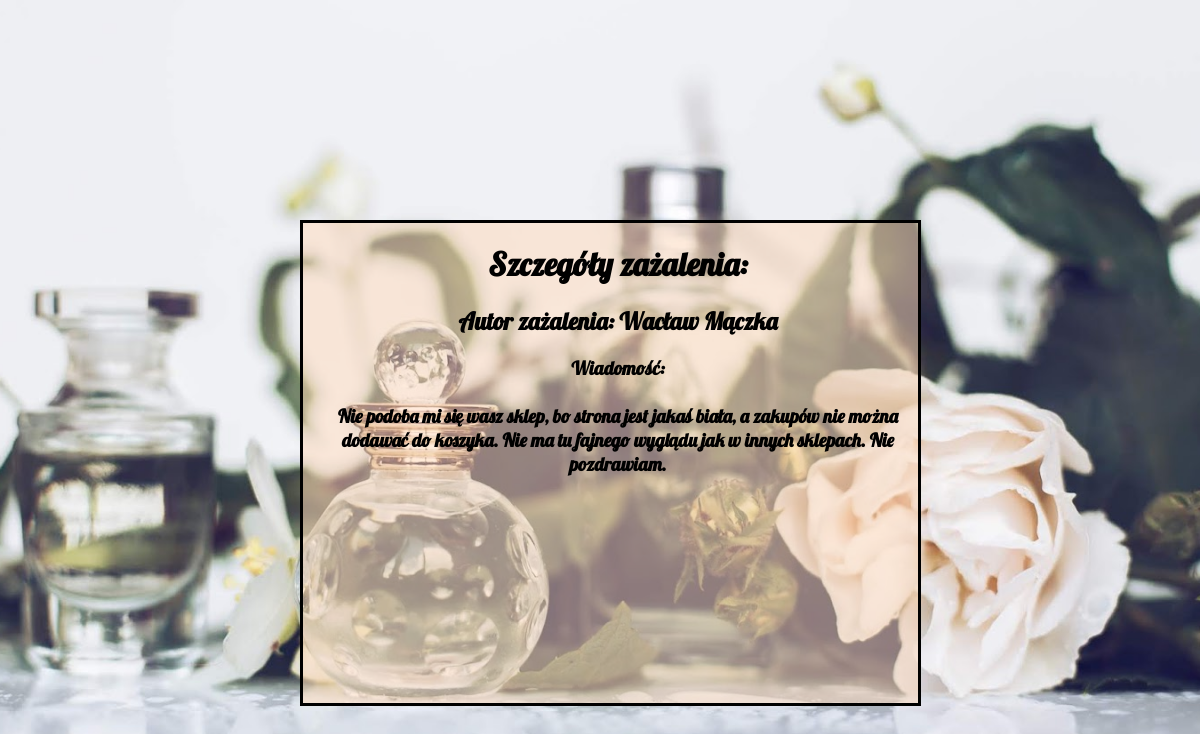
The app's page /complaint/1 with its own data.
### sklep/models.py (models this page shows, shortened)
class Complaint(models.Model):
    name = models.CharField(max_length=50)
    message = models.CharField(max_length=500)

### sklep/views.py (the view)
# urls.py: path("complaint/<int:complaint_id>",views.complaint_details),
def complaint_details(request, complaint_id):
    complaint = Complaint.objects.get(id=complaint_id)
    context = {"complaint": complaint}
    return render(request,
                  "sklep/complaint_details.html",
                  context
                  )

### sklep/templates/sklep/complaint_details.html (shortened to what this page needs)
{% extends "sklep/base.html" %}
    {% block content %}
    <h1>Szczegóły zażalenia:</h1>
    <h2>
        Autor zażalenia: {{complaint.name}}
    </h2>
    <h3>
        Wiadomość: <br> <br>{{complaint.message}}
    </h3>
    {% endblock %}

### sklep/templates/sklep/base.html (style rules this page uses)
body { background-image: url('tlo.png'); align-content:center; background-size: cover; background-position: center; background-repeat: no-repeat; background-attachment: fixed; font-family: 'Lobster', cursive; }

### records on screen
Complaint: name "Wacław Mączka", message "Nie podoba mi się wasz sklep, bo strona jest jakaś biała, a zakupów nie można dodawać do koszyka. Nie ma tu fajnego wyglądu jak w innych sklepach. Nie pozdrawiam."
